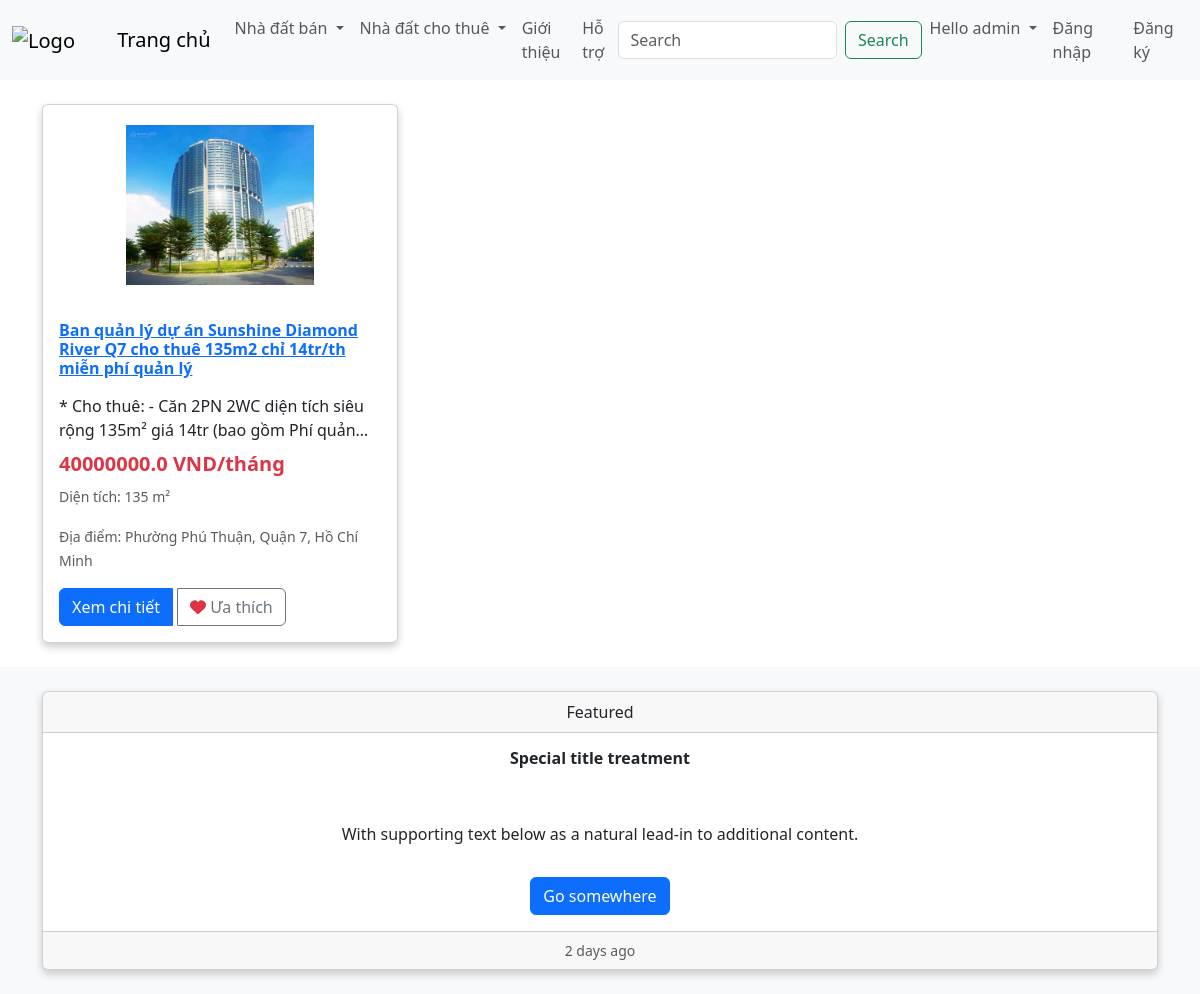
The page /category/?category=cho-thue-can-ho-chung-cu (signed in) on the database its author committed.
### app/models.py (models this page shows, shortened)
class Product(models.Model):
    category=models.ManyToManyField(Category,related_name='product')
    name = models.CharField(max_length=500, null=True)
    short_description = models.CharField(max_length=200, null=True)
    full_description=models.CharField(max_length=200, null=True)
    price = models.FloatField()
    area = models.CharField(max_length=100, null=True)
    location = models.CharField(max_length=100, null=True)
    status = models.CharField(max_length=10, choices=STATUS_CHOICES, default='sale')
    image = models.ImageField(null=True, blank=True)
    @property
    def IMAGEURL(self):
        try:
            url = self.image.url
        except:
            url = ''
        return url

### app/views.py (the view)
# urls.py: path('category/', views.category, name="category"),
def category(request):
    categories_for_sale= Category.objects.filter(is_sub=False,is_rent=False)
    categories_for_rent= Category.objects.filter(is_sub=False,is_rent=True)
    active_category=request.GET.get('category','')
    products = []
    if active_category:
        products=Product.objects.filter(category__slug=active_category)
    context = {
        'products': products,
        'active_category': active_category,
        'categories_for_rent': categories_for_rent,
        'categories_for_sale': categories_for_sale,
    }
    return render(request, 'app/category.html', context)

### app/templates/app/category.html (shortened to what this page needs)
{% extends 'app/base.html' %}
{% load static %}
    {% block search %}
    <div class="container mt-4">
      <div class="row">
          {%for product in products%}
          <div class="col-lg-4 col-md-6 mb-4">
              <div class="card h-100">
                  <a href="#"><img class="card-img-top" src="{{product.IMAGEURL}}" alt="{{ product.name }}"></a>
                  <div class="card-body">
                      <h4 class="card-title"><a href="#">{{ product.name }}</a></h4>
                      <p class="card-text">{{ product.short_description }}</p>
                      <h5 class="product-price text-danger">{{ product.price }} VND/tháng</h5>
                      <p><small class="text-muted">Diện tích: {{ product.area }} m²</small></p>
                      <p><small class="text-muted">Địa điểm: {{ product.location }}</small></p>
                      <div class="btn-group" role="group">
                          <a href="{% url "detail" %}?id={{product.id}}" class="btn btn-primary">Xem chi tiết</a>
                          <button data-product={{product.id}} data-action ="add" class="btn btn-outline-secondary add-btn update-cart "><i class="fa fa-heart"></i> Ưa thích</button>
                      </div>
                  </div>
              </div>
          </div>
          {% endfor %}
      </div>
  </div>
    {%endblock search%}

### app/templates/app/base.html (shortened to what this page needs)
{% load static %}
<!DOCTYPE html>
<html>
<head>
    {% block styles %}
    <link rel="stylesheet" type="text/css"  href="{% static 'app/css/main.css' %}">
    <link href="https://cdnjs.cloudflare.com/ajax/libs/font-awesome/6.0.0-beta3/css/all.min.css" rel="stylesheet">
    <link href="{% static 'app/css/style.css' %}" rel="stylesheet">
    <link href="{% static 'app/css/owl.carousel.min.css' %}" rel="stylesheet">
    {% endblock %}
    <link href="https://cdn.jsdelivr.net/npm/bootstrap@5.3.3/dist/css/bootstrap.min.css" rel="stylesheet">
    <link href="{% static 'app/css/owl.carousel.min.css' %}" rel="stylesheet">
</head>
<body>
     <nav class="navbar navbar-expand-lg bg-body-tertiary">
        <div class="container-fluid">
            <a class="navbar-brand" href="{% url 'home' %}">
                <img src="https://staticfile.batdongsan.com.vn/images/logo/standard/red/logo.svg" alt="Logo" width="100" height="30" class="d-inline-block align-text-top" >
                Trang chủ
            </a>
            <div class="collapse navbar-collapse" id="navbarSupportedContent">
                <ul class="navbar-nav me-auto mb-2 mb-lg-0">
                    <li class="nav-item dropdown">
                        <a class="nav-link dropdown-toggle" href="#" role="button" data-bs-toggle="dropdown" aria-expanded="false">
                            Nhà đất bán
                        </a>
                    </li>
                    <li class="nav-item dropdown">
                        <a class="nav-link dropdown-toggle" href="#" role="button" data-bs-toggle="dropdown" aria-expanded="false">
                            Nhà đất cho thuê
                        </a>
                    </li>
                    <li class="nav-item">
                        <a class="nav-link" href="#">Giới thiệu</a>
                    </li>
                    <li class="nav-item">
                        <a class="nav-link " href="#">Hỗ trợ</a>
                    </li>
                </ul>
                <form class="d-flex" role="search" method="POST" action="{% url "search" %}">
                    <input class="form-control me-2" type="search" placeholder="Search" aria-label="Search" name = "searched">
                    <button class="btn btn-outline-success" type="submit">Search</button>
                </form>
            </div>
            <ul class="navbar-nav me-auto mb-2 mb-lg-0">
                <li class="nav-item dropdown">
                    <a class="nav-link dropdown-toggle" href="#" role="button" data-bs-toggle="dropdown" aria-expanded="false">
                        Hello {{request.user}}
                    </a>
                </li>
                <li class="nav-item" style="visibility:{{user_not_login1}}">
    <a class="nav-link" href="{% url 'login' %}">Đăng nhập</a>
</li>
<li class="nav-item" style="visibility:{{user_not_login2}}">
    <a class="nav-link" href="{% url 'register' %}">Đăng ký</a>
</li>
            </ul>
        </div>
    </nav>
    <div class='content'>
    {% block search %} {%endblock search%}
    </div>
    <footer class="bg-light text-dark py-4">
        <div class="container">
            <div class="row">
                <div class="col text-center">
                    <div class="card">
                        <div class="card-header">
                            Featured
                        </div>
                        <div class="card-body">
                            <h5 class="card-title">Special title treatment</h5>
                            <p class="card-text">With supporting text below as a natural lead-in to additional content.</p>
                            <a href="#" class="btn btn-primary">Go somewhere</a>
                        </div>
                        <div class="card-footer text-muted">
                            2 days ago
                        </div>
                    </div>
                </div>
            </div>
        </div>
    </footer>
</body>
</html>

### app/static/app/css/main.css (style rules this page uses)
body { background-color: hsl(0, 0%, 98%); margin: 0; padding: 0; }
h1, h2, h3, h4, h5, h6 { color: hsl(0, 0%, 30%); }
.btn { border-radius: 0; }
.card { box-shadow: 0 4px 8px 0 rgba(0,0,0,0.2); transition: 0.3s; border-radius: 5px; }
.card img { height: 200px; border-top-left-radius: 5px; border-top-right-radius: 5px; padding: 20px; object-fit: contain; }
.card-body { padding: 2px 16px; }
.card-title { margin-bottom: 10px; min-height: 65px; }
.card-text { margin-bottom: 10px; }
.card-text { display: -webkit-box; -webkit-line-clamp: 2; -webkit-box-orient: vertical; overflow: hidden; text-overflow: ellipsis; white-space: normal; }
.card-text { position: relative; cursor: pointer; min-height:45px; }
.card-text::after { content: attr(data-full); position: absolute; bottom: 100%; left: 0; background-color: rgba(0, 0, 0, 0.8); color: #fff; padding: 5px; border-radius: 4px; white-space: pre-wrap; z-index: 10; visibility: hidden; opacity: 0; transition: visibility 0s, opacity 0.2s; }
.card-title { display: -webkit-box; -webkit-box-orient: vertical; overflow: hidden; text-overflow: ellipsis; font-size: 16px; font-weight: bold; line-height: 1.2; max-height: 1.2em; margin-bottom: 10px; }
.card-footer { background-color: white; border-top: none; padding: 10px; color: grey; font-size: 14px; }
.product-price { color: red; font-weight: bold; }
.btn-primary { background-color: #007bff; border-color: #007bff; }
.btn-outline-secondary { color: #f08080; border-color: #f08080; background-color: transparent; }
.fa-heart { color: #f08080; }
.btn-group .btn { margin-right: 5px; }
.btn-group .btn:last-child { margin-right: 0; }
.fa-heart { color: #dc3545; }

### rows shown on the page
Product: IMAGEURL (picture), name "Ban quản lý dự án Sunshine Diamond River Q7 cho thuê 135m2 chỉ 14tr/th miễn phí quản lý", short_description "* Cho thuê: - Căn 2PN 2WC diện tích siêu rộng 135m² giá 14tr (bao gồm Phí…", price "40000000.0", area "135", location "Phường Phú Thuận, Quận 7, Hồ Chí Minh"

### other values the page prints
{{ request.user }} "admin"
